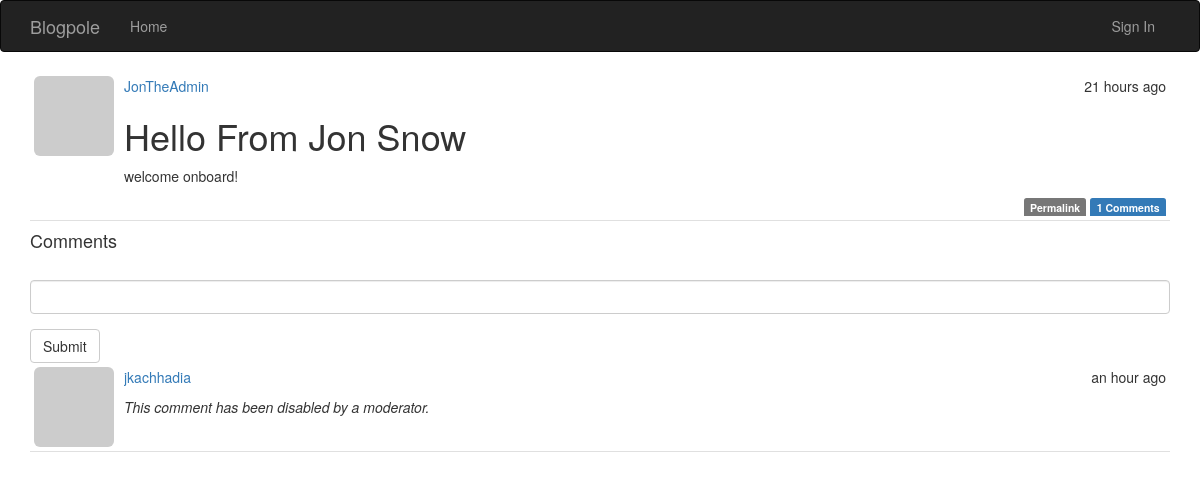
/post/1, run on the app's committed database.
### app/models.py (models this page shows, shortened)
class Post(db.Model):
    __tablename__='posts'
    id=db.Column(db.Integer,primary_key=True)
    body=db.Column(db.Text)
    timestamp=db.Column(db.DateTime,index=True,default=datetime.utcnow)
    author_id=db.Column(db.Integer,db.ForeignKey('users.id'))
    body_html=db.Column(db.Text)
    comments=db.relationship('Comment',backref='post',lazy='dynamic')

class User(db.Model, UserMixin):
    __tablename__ = 'users'
    id = db.Column(db.Integer, primary_key=True)
    email= db.Column(db.String(64),unique=True,index=True)
    username = db.Column(db.String(64), unique=True, index=True)
    role_id = db.Column(db.Integer, db.ForeignKey('roles.id'))
    password_hash= db.Column(db.String(128))
    confirmed=db.Column(db.Boolean,default=False)
    name=db.Column(db.String(64))
    location=db.Column(db.String(64))
    about_me=db.Column(db.Text())
    member_since=db.Column(db.DateTime(),default=datetime.utcnow)
    last_seen=db.Column(db.DateTime(), default=datetime.utcnow)
    avatar_hash=db.Column(db.String(32))
    posts=db.relationship('Post',backref='author', lazy='dynamic')
    followed=db.relationship('Follow',foreign_keys=[Follow.follower_id],backref=db.backref('follower',lazy='joined'),lazy='dynamic',cascade='all,delete-orphan')
    followers=db.relationship('Follow',foreign_keys=[Follow.followed_id],backref=db.backref('followed',lazy='joined'),lazy='dynamic',cascade='all, delete-orphan')
    comments=db.relationship('Comment',backref='author',lazy='dynamic')
    def gravatar(self,size=100,default='identicon',rating='g'):
        if request.is_secure:
            url= 'https://secure.gravatar.com/avatar'
        else:
            url= 'http://www.gravatar.com/avatar'
        hash= self.avatar_hash or hashlib.md5(self.email.encode('utf-8')).hexdigest()
        return '{url}/{hash}?s={size}&d={default}&r={rating}'.format(url=url,hash=hash,size=size,default=default,rating=rating)
    @property
    def password(self):
        raise AttributeError('password is not a readable attribute.')

class Comment(db.Model):
    __tablename__='comments'
    id=db.Column(db.Integer,primary_key=True)
    body=db.Column(db.Text)
    body_html=db.Column(db.Text)
    timestamp=db.Column(db.DateTime,index=True,default=datetime.utcnow)
    disabled=db.Column(db.Boolean)
    author_id=db.Column(db.Integer,db.ForeignKey('users.id'))
    post_id=db.Column(db.Integer,db.ForeignKey('posts.id'))

### app/main/views.py (the view)
@main.route('/post/<int:id>',methods=['GET','POST'])
def post(id):
    post=Post.query.get_or_404(id)
    form=CommentForm()
    if form.validate_on_submit():
        comment=Comment(body=form.body.data,post=post,author=current_user._get_current_object(),disabled=False)
        db.session.add(comment)
        flash('Your comment has been published.')
        return redirect(url_for('.post',id=post.id,page=-1))
    page=request.args.get('page',1,type=int)
    if page == -1:
        page=(post.comments.count()-1)/current_app.config['BLOGPOLE_COMMENTS_PER_PAGE'] + 1
    pagination=post.comments.order_by(Comment.timestamp.asc()).paginate(page,per_page=current_app.config['BLOGPOLE_COMMENTS_PER_PAGE'],error_out=False)
    comments=pagination.items
    return render_template('post.html',posts=[post],form=form,comments=comments,pagination=pagination)

### app/main/forms.py
class CommentForm(Form):
    body=StringField('',validators=[Required()])
    submit=SubmitField('Submit')

### app/auth/views.py (called while the page is built)
@auth.before_app_request
def before_request():
    if current_user.is_authenticated():
        current_user.ping()
        if not current_user.confirmed and request.endpoint[:5] !='auth.':
            return redirect(url_for('auth.unconfirmed'))

### app/main/__init__.py (called while the page is built)
@main.app_context_processor
def inject_permissions():
    return dict(Permission=Permission)

### app/models.py (called while the page is built)
    def can(self,permissions):
        return False

    def is_administrator(self):
        return False

### app/templates/post.html (shortened to what this page needs)
{% extends "base.html" %}
{% import "bootstrap/wtf.html" as wtf %}
{% block page_content %}
{% include "_posts.html" %}
<h4 id="comments">Comments</h4>
{{ wtf.quick_form(form)}}
{% include "_comments.html" %}
{% endblock %}

### app/templates/_posts.html (shortened to what this page needs)
<ul class="media-list">
    {% for post in posts %}
    <li class="media" style="padding:4px;">
            <a class="pull-left" href="{{ url_for('.user', username=post.author.username) }}">
                <img class="img-rounded profile-thumbnail media-object" src="{{ post.author.gravatar(size=40) }}">
            </a>
          <div class="media-body">
            <div class="media-heading"><a href="{{ url_for('.user', username=post.author.username) }}">{{ post.author.username }}</a><div class="pull-right">{{ moment(post.timestamp).fromNow() }}</div></div>
              {% if post.body_html %}
            {{ post.body_html | safe }}
            {% else %}
            {{ post.body }}
            {% endif %}
            <div class="pull-right">
              <a href="{{url_for('.post',id=post.id)}}"><span class="label label-default">Permalink</span></a>
              <a href="{{ url_for('.post',id=post.id)}}#comments"><span class="label label-primary">{{ post.comments.count()}} Comments </span></a>
            </div>
          </div>
    </li>
    {% endfor %}
</ul>

### app/templates/_comments.html (shortened to what this page needs)
<ul class="media-list">
    {% for comment in comments %}
    <li class="media" style="padding:4px;">
            <a class="pull-left" href="{{ url_for('.user', username=comment.author.username) }}">
                <img class="img-rounded profile-thumbnail media-object" src="{{ comment.author.gravatar(size=40) }}">
            </a>
          <div class="media-body">
            <div class="media-heading"><a href="{{ url_for('.user', username=comment.author.username) }}">{{ comment.author.username }}</a><div class="pull-right">{{ moment(comment.timestamp).fromNow() }}</div></div>
              {% if comment.disabled %}
              <p><p><i>This comment has been disabled by a moderator.</i></p>
              {% endif %}
            </div>
    </li>
    {% endfor %}
</ul>

### app/static/styles.css (style rules this page uses)
.media { margin-top: 0px; border-bottom: 1px solid #e0e0e0; }

### data on the page
Post: author.username "JonTheAdmin", timestamp "21 hours ago", body_html "Hello From Jon Snow welcome onboard!", comments.count "1"
Comment: author.username "jkachhadia", timestamp "an hour ago", shows "This comment has been disabled by a moderator."
